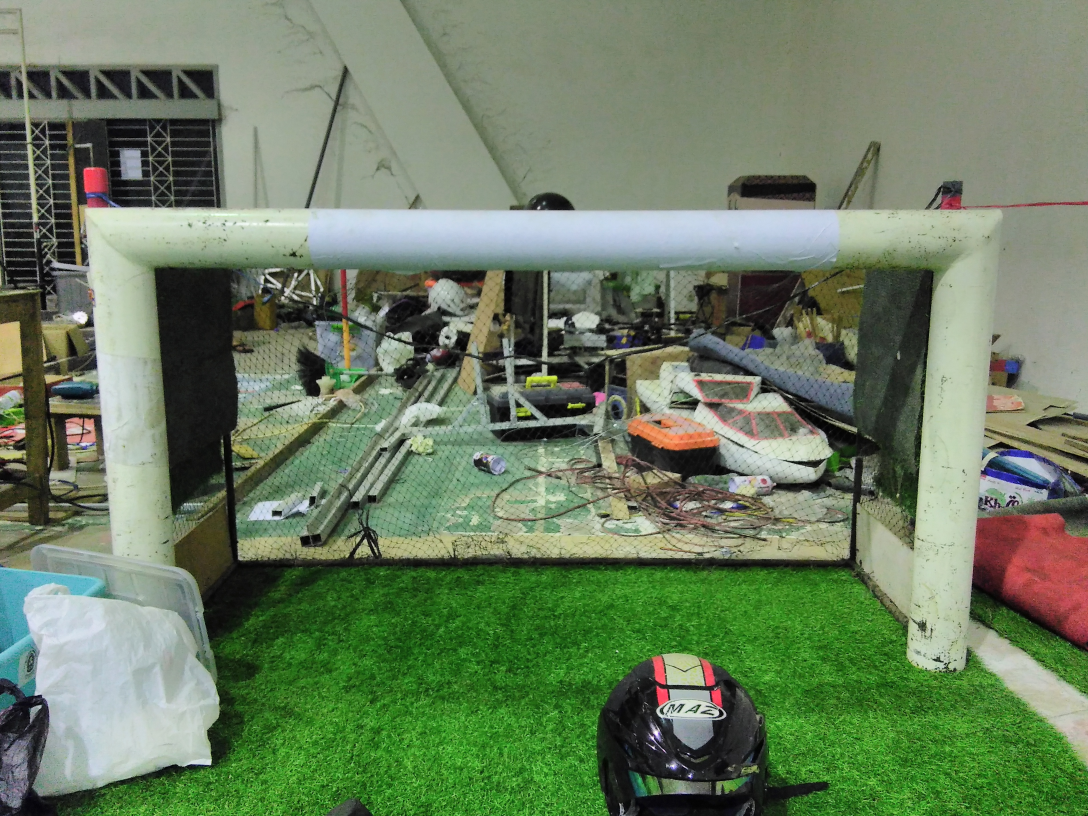
#> input picture gambar/original_image.jpg, 3264 x 2448 px (shown at 1/3 size)
$ python homography.py
#> lines starting #> are read from the running program, lines starting #| are printed output that depends on the picture
# -*- coding: utf-8 -*-
"""
Created on Wed Feb 20 21:15:30 2019

@author: Binatang Kesusahan
"""

import cv2 as cv
import numpy as np

#img = cv.imread("goal_post.jpg", cv.IMREAD_GRAYSCALE) #query image
img = cv.imread("gambar/original_image.jpg", cv.IMREAD_GRAYSCALE) #query image
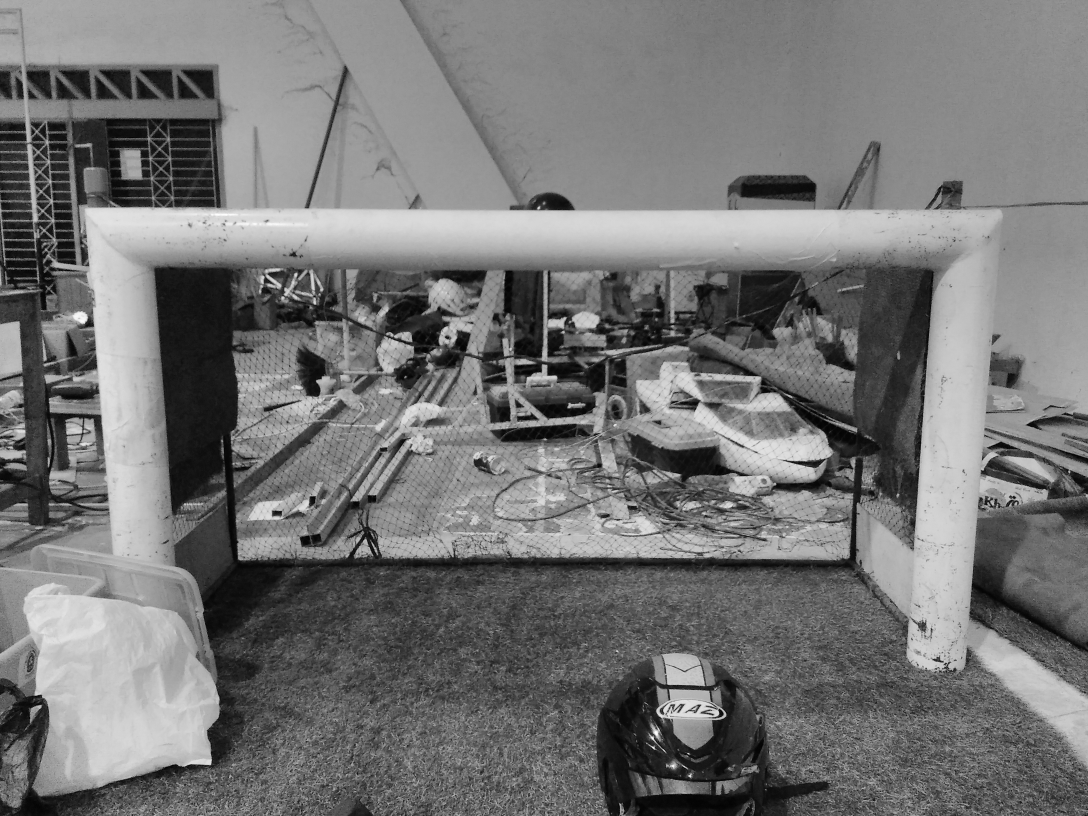
#> img: shape (2448, 3264) (shown at 1/3 size); min 0, max 255, mean 117.1
img = cv.resize(img, (640,480))
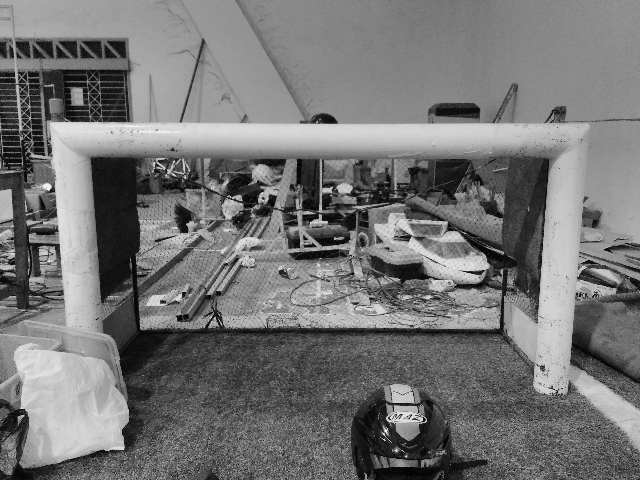
#> img: shape (480, 640); min 0, max 255, mean 116.9

cap = cv.VideoCapture(0)
#cap = cv.VideoCapture(0)
# Feautures
sift = cv.xfeatures2d.SIFT_create()
kp_image, desc_image = sift.detectAndCompute(img, None)
#> kp_image = 2037 keypoints; strongest (x, y, size): (162, 302, 2.7), (424, 420, 1.9), (386, 431, 2.2), (335, 238, 2)
#img = cv.drawKeypoints(img, kp_image, img)

# Features Matching
index_params = dict(algorithm = 0,  trees = 5)
search_params = dict()
flann = cv.FlannBasedMatcher(index_params, search_params)


while True:
    ret, frame = cap.read()
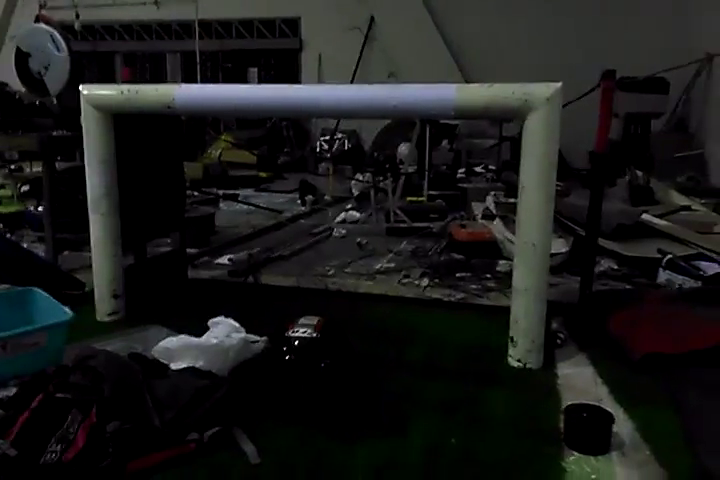
#> input picture frame 19 of goalpost.mp4, 720 x 480 px, given in place of the camera
#> frame is the input picture: shape (480, 720, 3); mean B, G, R 25.7, 26.6, 25.8
    if  not ret:
        cap = cv.VideoCapture("goalpost.mp4")
        continue
    grayframe = cv.cvtColor(frame, cv.COLOR_BGR2GRAY) #train image
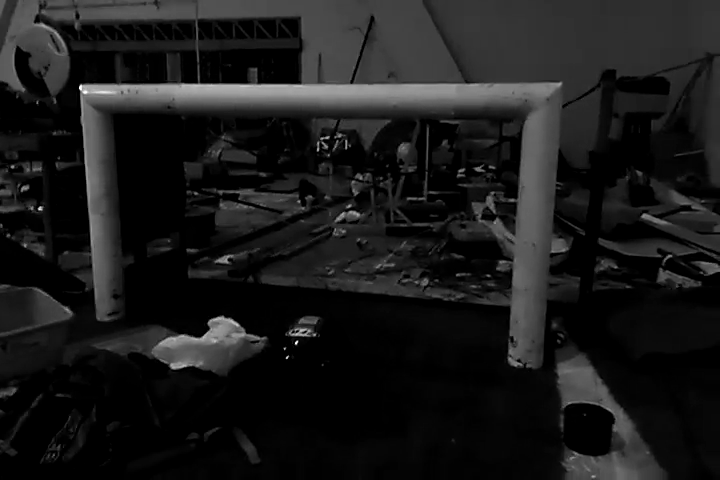
#> grayframe: shape (480, 720); min 0, max 255, mean 26.3

    kp_grayframe, desc_grayframe = sift.detectAndCompute(grayframe, None)
#> kp_grayframe = 1051 keypoints; strongest (x, y, size): (296, 343, 2.1), (40, 208, 2.8), (84, 89, 7.6), (327, 137, 2.3)
#    grayframe = cv.drawKeypoints(grayframe, kp_grayframe, grayframe)

    matches = flann.knnMatch(desc_image, desc_grayframe,  k = 2)
#> matches = 2037 matches

    good_points = []
    for m, n  in matches:
        if m.distance < 0.8*n.distance:
            good_points.append(m)
#> after the loop, good_points = 81 matches

#    img3 = cv.drawMatches(img, kp_image, grayframe, kp_grayframe, good_points, grayframe)

    # Homography
    if len(good_points) > 10:
        query_pts = np.float32([kp_image[m.queryIdx].pt for m in good_points]).reshape(-1, 1, 2)
#> query_pts = 81 rows, first 8: [5.11, 475.6], [8.52, 18.74], [9.06, 169], [16.32, 267.3], [19.02, 305.8], [23.79, 465.3], [23.79, 465.3], [48.1, 309.7]
        train_pts = np.float32([kp_grayframe[m.trainIdx].pt for m in good_points]).reshape(-1, 1, 2)
#> train_pts = 81 rows, first 8: [83.49, 82.11], [352.9, 78.37], [565, 170.6], [430.5, 280.1], [27.7, 54.82], [504, 133.8], [313.6, 119.9], [109.2, 314.5]

        matrix , mask = cv.findHomography(query_pts, train_pts, cv.RANSAC, 5.0)
#> matrix = [[-0.268, 0.355, 258.8], [-0.385, 1, 19.47], [-0.0017, 0.000749, 1]]; mask = 81 values, max 1 at index 13, min 0 at index 0, mean 0.148
        match_mask = mask.ravel().tolist()
#> match_mask has the same summary as mask

        #perspective transform
        h, w = img.shape
#> h = 480; w = 640
        pts = np.float32([[0,0], [0,h], [w,h], [w,0]]).reshape(-1,1,2)
#> pts = [[0, 0], [0, 480], [640, 480], [640, 0]]
        dst = cv.perspectiveTransform(pts, matrix)
#> dst = [[258.8, 19.47], [315.8, 368.5], [956.9, 946.7], [-962.6, 2509.5]]

        homography = cv.polylines(frame, [np.int32(dst)], True, (255,0,0), 3)

        cv.imshow("homography", homography)
    else:
        cv.imshow("homography", grayframe)


#    cv.imshow("image", img)
#    cv.imshow("image3", img3)
#    cv.imshow("gray frame", grayframe)


    key = cv.waitKey(1)
#> (key Esc is pressed here)
    if key == 27:
        break

cap.release()
cv.destroyAllWindows()
